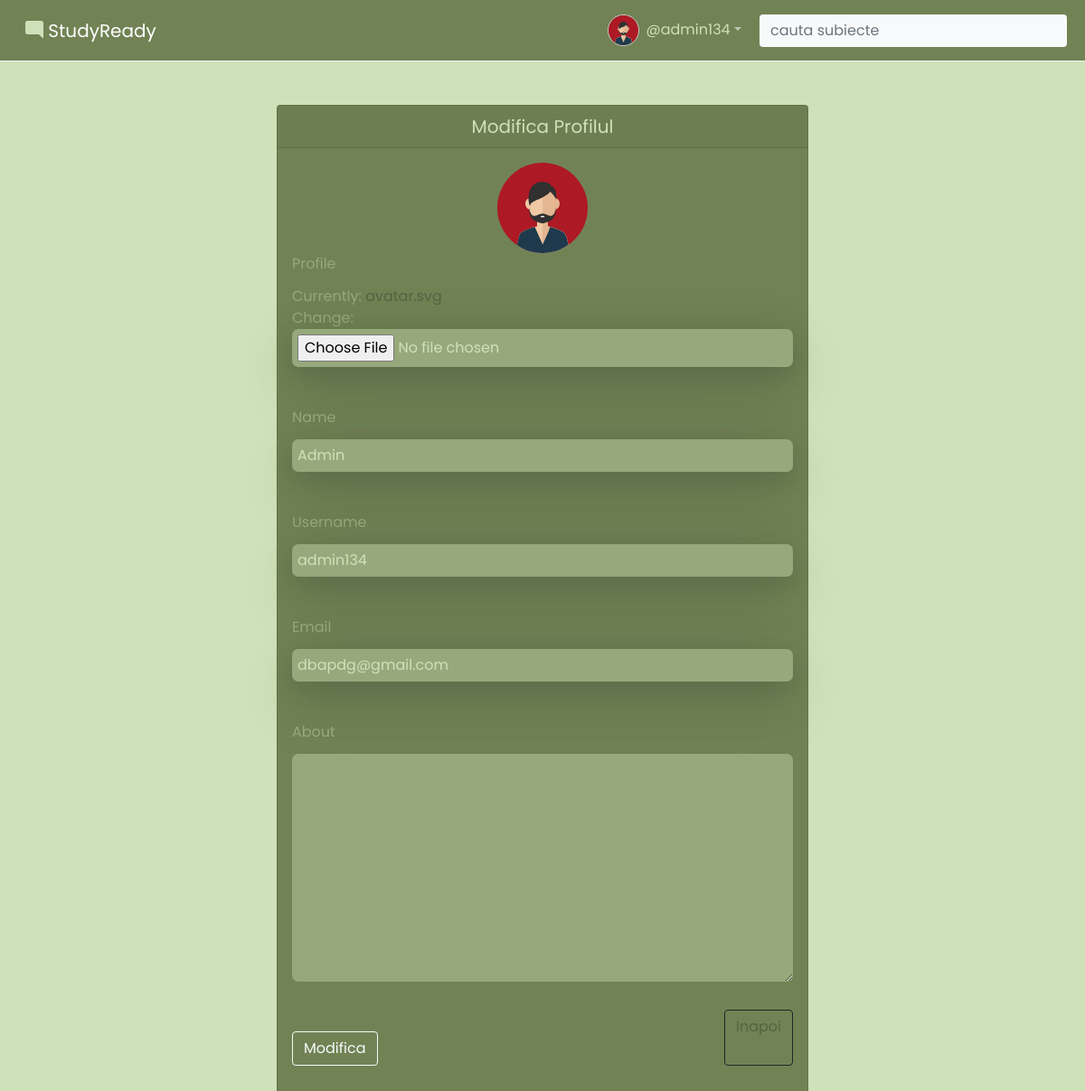
/update-user/ (signed in), run on the app's committed database.
### base/models.py (models this page shows)
class User(AbstractUser):
    name = models.CharField(max_length=200, null=True)
    email = models.EmailField(null=True, unique=True)
    about = models.TextField(null=True)
    profile = models.ImageField(null=True, default="avatar.svg")
    USERNAME_FIELD = 'email'
    REQUIRED_FIELDS = []

### base/views.py (the view)
# urls.py: path('update-user/', views.updateUser, name="update-user"),
@login_required(login_url='login')
def updateUser(request):
    user = request.user
    form = UserForm(instance = user)
    if request.method == 'POST':
        form = UserForm(request.POST, request.FILES , instance = user)
        if form.is_valid():
            form.save()
            return redirect('home')
    context = {'form':form}
    return render(request, 'base/update_user.html',context)

### base/forms.py
class UserForm(ModelForm):
    class Meta:
        model = User
        fields = ['profile','name','username','email','about']

### base/templates/base/update_user.html (shortened to what this page needs)
{% extends 'main.html' %}
{% block content %}
{% load static %}
    <div class="bg-light" style="height: 1px;"></div>
    <main class="d-flex justify-content-center align-items-center">
        <div class="container-fluid mt-5">
            <span class="d-flex justify-content-center">
                <div class="card"  id="login--card" style="background-color: var(--color-dark-blue);">
                    <div class="card-header text-center">
                        <span class="fs-5" style=" color: var(--color-intense);">Modifica Profilul</span>
                    </div>
                    <div class="card-body">
                        <form action="" method="POST" enctype="multipart/form-data" id="form--update">
                            <div class="settings--avatar">
                                <div class="" >
                                  <img src="{{request.user.profile.url}}" style="border-radius: 50%; width: 100px;"/>
                                </div>
                            </div>
                            {% for field in form %}
                            <div class="mb-4" id="form_update">
                                <label for="" style="font-weight: 400; color: var(--color-light);" class="mb-1">{{field.label}}</label>
                                <div class="mt-2">{{field}}</div>
                            </div>
                            {% endfor %}
                            <div class="d-flex justify-content-between">
                                <button class="btn btn mt-4 btn-outline-light" type="submit">Modifica</button>
                                <a class="btn btn-outline-dark" href="{% url 'profile' user.id %}">Inapoi</a>
                            </div>
                        </form>
                        <br>
                    </div>
                </div>
            </span>
        </div>
    </main>
{% endblock content %}

### templates/navbar.html (shortened to what this page needs)
{% load static %}
<nav class="navbar navbar-expand-lg navbar-dark text-light" id="navbar">
	<div class="container-fluid">
		<div class="align-text-bottom"><span id="logo--name--nav"><a class="navbar-brand" href="{% url 'home' %}"><i class="bi bi-chat-right-fill" id="logo_nav"></i>
					StudyReady</a></span></div>
		<div class="collapse navbar-collapse" id="navbarSupportedContent">
			<ul class="navbar-nav me-auto mb-2 mb-lg-0">
				{% if request.user.is_authenticated %}
				<li class="nav-item dropdown d-inline-flex align-items-center" style="text-decoration: none; color: black;"><a class="nav-link dropdown-toggle fs-6" href="#" id="navbarDropdown" role="button" data-bs-toggle="dropdown" aria-expanded="false">
						<img src="{{user.profile.url}}" alt="profile image" style="width: 35px; height:35px ;  border-radius: 50%; border: 1px solid #ccc;" class="mx-2"><span id="user_nav">@{{request.user.username}}</span>
					</a>
				</li>
				{% endif %}
			</ul>
			<form class="d-flex" method="get">
				<input class="form-control me-2 mx-2 bg-light border-0" type="search" placeholder="cauta subiecte" aria-label="Search" name="q">
			</form>
		</div>
	</div>
</nav>

### static/styles/style.css (style rules this page uses)
body { background-color: #cfe1b9; }
#logo_nav { color: var(--color-intense); }
#user_nav { color: var(--color-intense); }
#navbar { background-color: var(--color-dark-blue); }
:root { --color-black: #000; --color-dark-blue: #718355; --color-darker: #566343; --color-light: #97a97c; --color-gray: #e5e5e5; --color-white: #fff; --color-back: #3A97E0; --color-intense: #cfe1b9; }
#login--card { width: 50%; }
#form_update { color: var(--color-light); }
#form--update a { color: var(--color-darker); text-decoration: none; }
.settings--avatar { margin-bottom: 3rem; text-align: center; margin: 0 auto; }

### base/templates/base/update_user.html (style rules this page uses)
#form_update>div>input { color: var(--color-intense); background: var(--color-light); box-shadow: rgba(17, 17, 26, 0.1) 0px 8px 24px, rgba(17, 17, 26, 0.1) 0px 16px 56px, rgba(17, 17, 26, 0.1) 0px 24px 80px; padding: 6px; border-radius: 7px; border: none; width: 100%; margin-bottom: 20px; }
#form_update>div>textarea { color: var(--color-intense); background: var(--color-light); padding: 6px; border-radius: 7px; border: none; width: 100%; }

### data on the page
User: profile (placeholder picture), user.username "admin134", user.profile (placeholder picture), form "Admin" "admin134" "dbapdg@gmail.com"

### other printed values
{{ field.label }} "Profile" "Name" "Username" "Email" "About"
